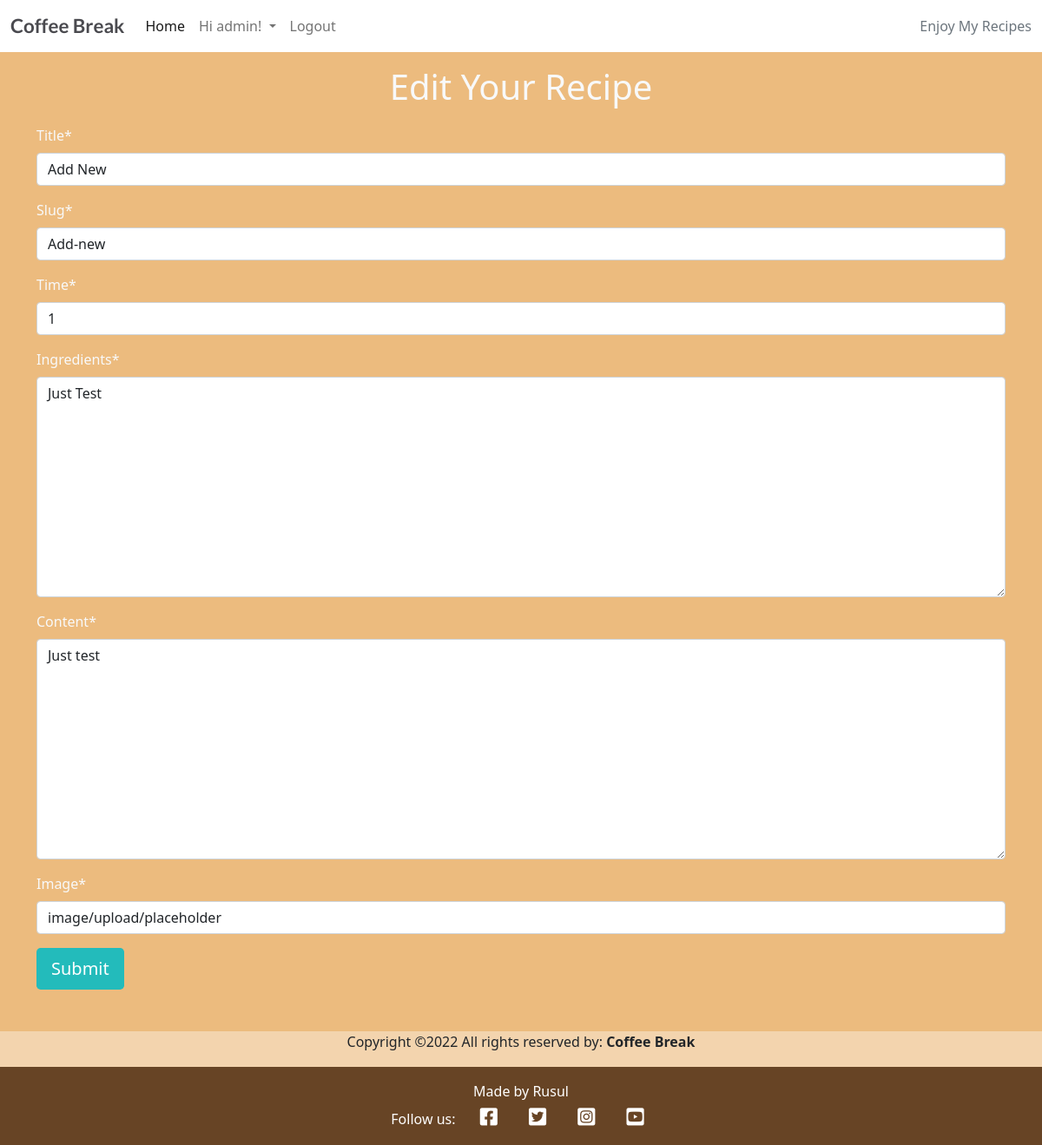
The app's page /edit_recipe/Add-new (signed in) with its own data.
### coffeeblog/models.py (models this page shows, shortened)
class Post(models.Model):
    title = models.CharField(max_length=200, unique=True)
    slug = models.SlugField(max_length=200)
    author = models.ForeignKey(
        User, on_delete=models.CASCADE, related_name="blog_posts")
    updated_on = models.DateTimeField(auto_now=True)
    ingredients = models.TextField(default="")
    content = models.TextField(default="")
    time = models.IntegerField(default=0)
    featured_image = CloudinaryField('image', default='placeholder')
    excerpt = models.TextField(blank=True)
    created_on = models.DateTimeField(auto_now_add=True)
    status = models.IntegerField(choices=STATUS, default=0)
    likes = models.ManyToManyField(
        User, related_name='blogpost_likes', blank=True)
    class Meta:
        ordering = ['-created_on']

### coffeeblog/views.py (the view)
# urls.py: path('edit_recipe/<slug:slug>', views.edit_recipe, name='edit_recipe'),
def edit_recipe(request, slug):
    post = get_object_or_404(Post, slug=slug)
    recipe_form = RecipeForm(request.POST or None, instance=post)
    context = {
        "recipe_form": recipe_form,
        "post": post,
    }
    if request.method == "POST":
        recipe_form = RecipeForm(request.POST, instance=post)
        if recipe_form.is_valid():
            recipe = recipe_form.save(commit=False)
            recipe.author = request.user
            recipe.save()
            return redirect('home')
        else:
            return render(request, "base.html", context)
    else:
        return render(request, "edit_recipe.html", context)

### coffeeblog/forms.py
class RecipeForm(forms.ModelForm):
    class Meta:
        model = Post
        fields = ('title', 'slug', 'time', 'ingredients',
                  'content', 'featured_image',)

### templates/edit_recipe.html (shortened to what this page needs)
{% extends 'base.html' %}
{% load cloudinary %}
{% load crispy_forms_tags %}
{% load static %}
{% block content %}
    {% if user.is_authenticated %}
    <div class="container text-light">
        <div class="row">
            <div class="col mt-3 mb-5">
                <h1 class="text-center clack-text">Edit Your Recipe</h1>
                <form action="?action=save" method="post" style="margin-top: 1.3em;" enctype="multipart/form-data">
                    <div class="row">
                        <div class="col">
                            {{ recipe_form | crispy | safe }}
                        </div>
                    </div>
                    <button type="submit" class="btn btn-signup btn-lg green-btn">Submit</button>
                </form>
            </div>
        </div>
    </div>
    {% endif %}
{% endblock %}

### templates/base.html (shortened to what this page needs)
{% load static %}
<!DOCTYPE html>
<html class="h-100">
<head>
    <link rel="stylesheet" href="https://cdnjs.cloudflare.com/ajax/libs/font-awesome/5.15.3/css/all.min.css">
    <link href="https://cdn.jsdelivr.net/npm/bootstrap@5.0.1/dist/css/bootstrap.min.css" rel="stylesheet"
>
    <link rel="stylesheet" href="{% static 'css/style.css' %}">
</head>
<body class="d-flex flex-column h-100 main-bg">
    <nav class="navbar navbar-expand-lg navbar-light bg-white">
        <div class="container-fluid">
            <a class="navbar-brand" href="{% url 'home' %}"><span class="brand">Coffee Break</span></a>
            <div class="collapse navbar-collapse" id="navbarText">
                <ul class="navbar-nav me-auto mb-2 mb-lg-0">
                    <li class="nav-item">
                        <a class="nav-link active" aria-current="page" href="{% url 'home' %}">Home</a>
                    </li>
                    {% if user.is_authenticated %}
                    <li class="nav-item dropdown nav-style">
                        <a class="nav-link dropdown-toggle welcome" href="#" id="navbarDropdown" role="button"
                            data-bs-toggle="dropdown" aria-expanded="false">
                            <span class="welcome-usr">Hi {{ user.username }}!</span>
                        </a>
                    <li class="nav-item">
                        <a class="nav-link" href="{% url 'account_logout' %}">Logout</a>
                    </li>
                    {% endif %}
                </ul>
                <span class="navbar-text text-muted">
                    Enjoy My Recipes
                </span>
            </div>
        </div>
    </nav>
    <main class="flex-shrink-0 main-bg">
        {% block content %}{% endblock content %}
    </main>
    <div class="row align-items-center">
        <div class="m-0 text-center text-white8">
            <p> Copyright &copy;2022 All rights reserved by:
                    <strong class="black-text">Coffee Break</strong>
                </p>
        </div>
    </div>
    <footer class="footer mt-auto py-3 dark-bg">
        <p class="m-0 text-center text-white">Made by Rusul</p>
        <p class="m-0 text-center text-white">Follow us: <a href="https://www.facebook.com" class="btn-floating btn-sm text-white"
            style="font-size: 23px;" aria-label="Social Link - Facebook" target="_blank"><i class="fab fa-facebook-square ms-3"></i></a>
            <a href="https://www.twitter.com" class="btn-floating btn-sm text-white"
            style="font-size: 23px;" aria-label="Social Link - Twitter" target="_blank"><i class="fab fa-twitter-square ms-3"></i></a>
            <a href="https://www.instagram.com" class="btn-floating btn-sm text-white"
            style="font-size: 23px;" aria-label="Social Link - Instagram" target="_blank"><i class="fab fa-instagram-square ms-3"></i></a>
            <a href="https://www.youtube.com" class="btn-floating btn-sm text-white"
            style="font-size: 23px;" aria-label="Social Link - YouTube" target="_blank"><i class="fab fa-youtube-square ms-3"></i></a></p>
    </footer>
</body>
</html>

### static/css/style.css (style rules this page uses)
body { background-color: #F9FAFC; background-repeat: no-repeat; }
.brand { font-family: Lato, sans-serif; font-size: 1.4rem; font-weight: 700; color: #4A4A4F; }
.dark-bg { background-color: #674425; }
.main-bg { background-color: #e1943566; }
.btn-signup { background-color: #23BBBB; color: #fff; }

### records on screen
Post: title "Add New", slug "Add-new", time "1", ingredients "Just Test", content "Just test", featured_image "image/upload/placeholder"

### other values on screen
{{ user.username }} "admin"
